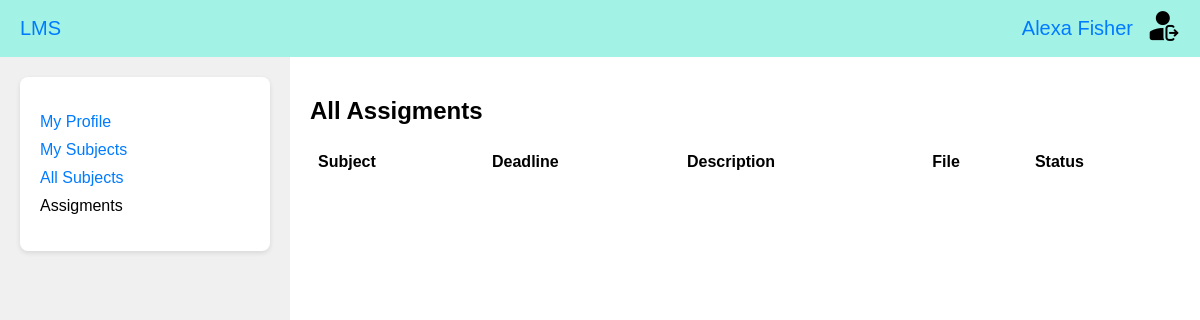
The app's page /assigments/ (signed in), older data.
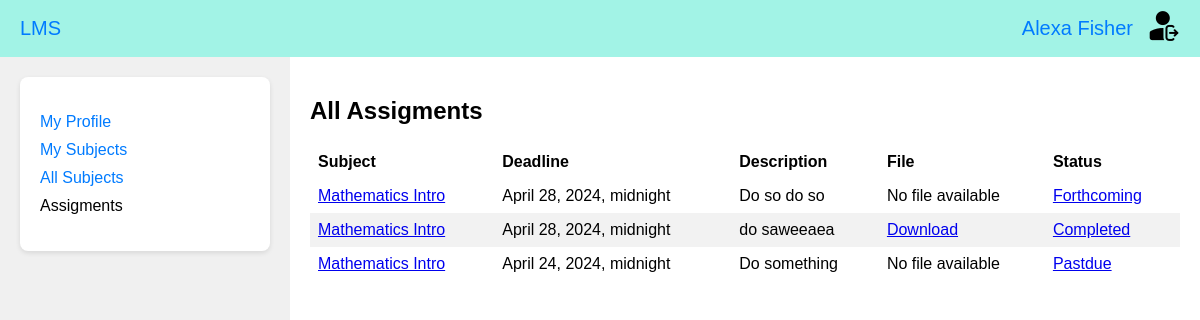
The same page, newer data.
### accounts_app/models.py (models this page shows, shortened)
class CustomUser(AbstractUser):
    username = None
    email = models.EmailField(_("email address"), unique=True)
    first_name = models.CharField(
        max_length=100, null=False, blank=False, verbose_name=_("First Name")
    )
    last_name = models.CharField(
        max_length=100, null=False, blank=False, verbose_name=_("Last Name")
    )
    passport_number = models.CharField(
        max_length=11, null=False, blank=False, verbose_name=_("Personal Number")
    )
    USERNAME_FIELD = "email"
    REQUIRED_FIELDS = ["first_name", "last_name", "passport_number"]
    objects = CustomUserManager()

### universities_app/models.py (models this page shows)
class Assignment(models.Model):
    lecturer = models.ForeignKey(
        "Lecturer", on_delete=models.CASCADE, verbose_name=_("Lecturer")
    )
    assignment_file = models.FileField(
        verbose_name=_("Assignment file"), upload_to="Assignments/",
        blank=True
    )
    description = models.TextField(verbose_name=_("Description"))
    deadline = models.DateTimeField(verbose_name=_("Deadline"))
    class Meta:
        verbose_name = _("Assignment")
        verbose_name_plural = _("Assignments")
    def is_in_time(self):
        return self.deadline > timezone.now()
    def is_past_due(self):
        return self.deadline < timezone.now()

class Subject(models.Model):
    name = models.CharField(max_length=200, verbose_name=_("Subject name"), unique=True)
    description = models.TextField(verbose_name=_("Description"))
    syllabus = models.FileField(verbose_name=_("Syllabus"), upload_to="syllabus/")
    faculties = models.ManyToManyField("Faculty", verbose_name=_("Faculties"))
    lecturer = models.OneToOneField(
        "Lecturer", on_delete=models.CASCADE, verbose_name=_("Lecturer")
    )
    student = models.ManyToManyField(
        "Student",
        verbose_name=_("Student"),
        limit_choices_to={"id__lte": 7},
        blank=True,
    )
    class Meta:
        verbose_name = _("Subject")
        verbose_name_plural = _("Subjects")
    def __str__(self):
        return self.name

### universities_app/views.py (the view)
# urls.py: path('assigments/', AssigmentsView.as_view(), name='assigments'),
@method_decorator(login_required(login_url='/'), name='dispatch')
class AssigmentsView(ListView):
    template_name = 'universities_app/assigments.html'
    model = Assignment
    context_object_name = 'assignments'
    def get_queryset(self):
        user = self.request.user
        if hasattr(user, 'student'):
            subjects = user.student.subject_set.all()
            queryset = Assignment.objects.filter(lecturer__subject__in=subjects).order_by('-deadline').distinct()
        elif hasattr(user, 'lecturer'):
            queryset = Assignment.objects.filter(lecturer=user.lecturer).order_by('-deadline')
        return queryset
    def get_context_data(self, **kwargs):
        user = self.request.user
        context = super().get_context_data(**kwargs)
        context['now'] = timezone.now()
        if hasattr(user, 'lecturer'):
            context['role'] = 'Lecturer'
            context['max_students'] = Student.objects.filter(subject=user.lecturer.subject).count()
        elif hasattr(user, 'student'):
            context['role'] = 'Student'
            assignments = context['assignments']
            assignment_responses_exist = {}
            for assignment in assignments:
                if assignment.assignmentresponse_set.filter(student=user.student).exists():
                    assignment_responses_exist[assignment.id] = assignment.assignmentresponse_set.filter(
                        student=user.student).exists()
            context['assignment_responses_exist'] = assignment_responses_exist
        return context

### templates/universities_app/assigments.html (shortened to what this page needs)
{% load static %}
<!DOCTYPE html>
<html lang="en">
<head>
    <link rel="stylesheet" href="{% static 'css/main_styles.css' %}?v=2">
</head>
<body>
    {% include 'menu.html' %}
    <div class="main-page">
        <div class="main-page-content">
            <div class="sidebar">
                <div class="box">
                    <ul>
                        <li><a href="{% url 'profile' %}">My Profile</a></li>
                        <li><a href="{% url 'subjects' %}">My Subjects</a></li>
                        <li><a href="{% url 'all_subjects' %}"> All Subjects</a></li>
                        <li><a href="{% url 'assigments' %}" class="selected">Assigments</a></li>
                    </ul>
                </div>
            </div>
            <div class="content">
                    <h2>All Assigments</h2>
                    <table>
                        <thead>
                          <tr>
                            <th>Subject</th>
                            <th>Deadline</th>
                    {% if role == 'Lecturer' %}
                            <th>Status</th>
                          </tr>
                      </thead>
                    <div class="subjects-button">
                        <a href={% url 'create_assigments' %} class="button">Add Assigments</a>
                    </div>
                        <tbody>
                            {% for assignment in assignments %}
                            <tr>
                              <td><a href="{% url 'subject' assignment.lecturer.subject.id %}">{{ assignment.lecturer.subject }}</a></td>
                              <td>{{ assignment.deadline }}</td>
                              <td>
                                <a href="{% url 'assigment' assignment.id %}">{{ assignment.assignmentresponse_set.count }}/{{ max_students }} </a>
                              </td>
                            </tr>
                          {% endfor %}
                        </tbody>
                    </table>
                    {% elif role == 'Student' %}
                              <th>Description</th>
                              <th>File</th>
                              <th>Status</th>
                            </tr>
                          </thead>
                        <tbody>
                            {% for assignment in assignments %}
                            <tr>
                              <td><a href="{% url 'subject' assignment.lecturer.subject.id %}">{{ assignment.lecturer.subject }}</a></td>
                              <td>{{ assignment.deadline }}</td>
                              <td>{{ assignment.description }}</td>
                              <td>
                                {% if assignment.assignment_file %}
                                    <a href="{{ assignment.assignment_file.url }}" download>Download</a>
                                {% else %}
                                    No file available
                                {% endif %}
                              </td>
                              <td>
                                  {% if assignment.is_in_time %}
                                  {% if assignment.id in assignment_responses_exist %}
                                      <a href="{% url 'assigment_response_edit' assignment.assignmentresponse_set.first.id %}">Completed </a>
                                    {% else %}
                                        <a href="{% url 'assigment_response_new' assignment.id %}">Forthcoming </a>
                                    {% endif %}
                                  {% elif assignment.is_past_due %}
                                    {% if assignment.id in assignment_responses_exist %}
                                      <a href="{% url 'assigment_response_edit' assignment.assignmentresponse_set.first.id %}">Pastdue </a>
                                    {% else %}
                                        <a href="{% url 'assigment_response_new' assignment.id %}">Pastdue </a>
                                    {% endif %}
                                  {% else %}
                                    {% if assignment.id in assignment_responses_exist %}
                                      <a href="{% url 'assigment_response_edit' assignment.id %}">Completed in time </a>
                                    {% else %}
                                      <a href="{% url 'assigment_response_new' assignment.id %}">Completed in time </a>
                                    {% endif %}
                                  {% endif %}
                              </td>
                            </tr>
                          {% endfor %}
                        </tbody>
                    </table>
                    {% endif %}
            </div>
        </div>
    </div>
</body>
</html>

### templates/menu.html
{% load static %}
<div class="top-bar">
    <div class="university">
        <a href="{% url 'main' %}">LMS</a>
    </div>
    <div class="user-info">
        <a href="{% url 'profile' %}" class="user-profile">
            {{ user.first_name }} {{ user.last_name }}
        </a>
        <a href="{% url 'logout' %}">
            <img src="{% static 'images/logout.png' %}" alt="Logout">
        </a>
    </div>
</div>

### static/css/main_styles.css (style rules this page uses)
body { margin: 0; padding: 0; font-family: Arial, sans-serif; }
.top-bar { background-color: #a2f3e6; color: #007bff; padding: 10px 20px; display: flex; justify-content: space-between; align-items: center; font-size: 20px; }
.university a, .user-info a { color: #007bff; text-decoration: none; }
.user-info { display: flex; align-items: center; }
.user-profile { margin-right: 15px; }
.main-page { display: flex; flex-direction: column; height: 100vh; }
.main-page-content { display: flex; flex: 1; }
.sidebar { width: 250px; background-color: #f0f0f0; padding: 20px; }
.content { flex: 1; padding: 20px; }
.box { background-color: #ffffff; padding: 20px; border-radius: 8px; box-shadow: 0 2px 5px rgba(0, 0, 0, 0.1); }
.box ul { list-style-type: none; padding: 0; }
.box li { margin-bottom: 10px; }
.box a { text-decoration: none; color: #007bff; }
.box a.selected { color: #000000; }

### templates/universities_app/assigments.html (style rules this page uses)
table { border-collapse: collapse; width: 100%; }
th, td { text-align: left; padding: 8px; }
tr:nth-child(even) { background-color: #f2f2f2; }
.main-page-content { display: flex; justify-content: space-between; }

Row changes from the older to the newer data that the page shows:
added Assignment: lecturer.subject "Mathematics Intro", deadline "April 28, 2024, midnight", description "Do so do so", assignment_file "No file available", shows "Forthcoming"
added Assignment: lecturer.subject "Mathematics Intro", deadline "April 28, 2024, midnight", description "do saweeaea", shows "Completed"
added Assignment: lecturer.subject "Mathematics Intro", deadline "April 24, 2024, midnight", description "Do something", assignment_file "No file available", shows "Pastdue"
